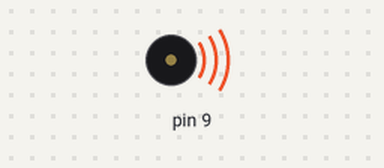
Simulated run of this sketch. Board: Arduino Uno, built with avr-gcc and run on an emulated ATmega328P. Parts: buzzer (waves = sounding).

Above: at 0.5 s.
Timing chart, 0 to 4.6 s (numbered marks = the images above):
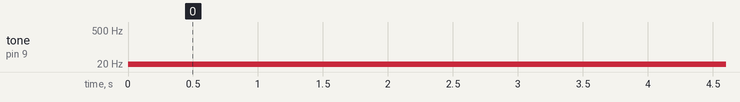

The sketch:

tone.ino
```cpp
void setup() {
  // initialize the digital pin as an output.
  // Pin 13 has an LED connected on most Arduino boards:
  pinMode(9, OUTPUT);
}

void loop() {
  tone(9, 13);   // set the LED on
  delay(1000);              // wait for a second
  tone(9,14);    // set the LED off
  delay(1000);              // wait for a second
}
```

Measured:
- by itself, tone on pin 9: alternates 14 Hz for 1.0 s and 13 Hz for 1.0 s
